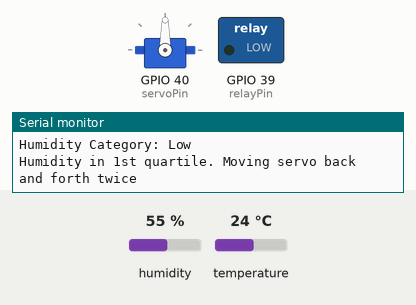
This sketch was run on a simulated ESP32. Parts: servo, switched loads named in the sketch (green lamp = pin HIGH), the last lines printed to the serial monitor. The test bench sets the inputs (shaded band); at power-on: humidity 55 %, temperature 24 °C. WiFi joins after 1.5 s; servers stay silent unless stated; no MQTT or app messages arrive unless stated.

Above: at 2.7 s.
2.8 s: humidity set to 88 %
At 11.1 s:
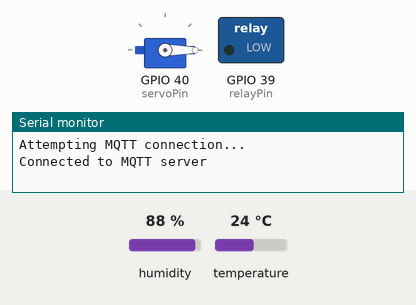
16.8 s: temperature set to 28 °C
27.4 s: humidity set to 22 %
At 39.6 s:
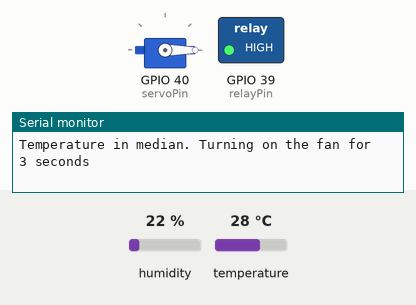
Timing chart, 0 to 42.7 s (numbered marks = the images above; inputs shaded):
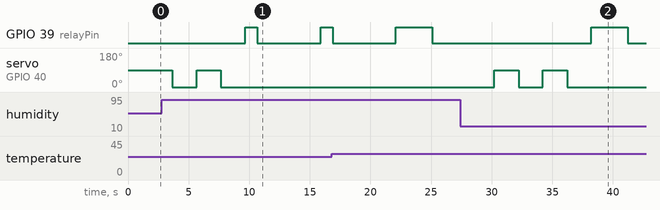

Measured:
- after the input at 2.8 s, servo on GPIO 40 (servoPin): goes on until 7.7 s, then stays 0°
- after the input at 27.4 s, servo on GPIO 40 (servoPin): alternates 90° for 2.0 s and 0° for 2.0 s, 4 changes in all, then stays 0°, starting after 2.8 s

The sketch:

Assg2.ino
```cpp
/*
ESP32 publish telemetry data to Google Cloud (DHT11 sensor)
*/
#include <WiFi.h>
#include <PubSubClient.h>
#include <ESP32Servo.h>
#include "DHT.h"

const char *WIFI_SSID = "wifi"; //your WiFi SSID
const char *WIFI_PASSWORD = "password"; // your password
const char *MQTT_SERVER = "34.42.110.62"; // your VM instance public IP address
const int MQTT_PORT = 1883;
const char *MQTT_TOPIC = "iot"; // MQTT topic

int servoPin = 40;
int relayPin = 39;
int dhtPin = A4;
Servo myServo;
DHT dht(dhtPin, DHT11);

// Define quartile and median thresholds for temperature and humidity
float tempQuartile1 = 26.44;
float tempMedian = 28.83;
float tempQuartile3 = 31.17;
float humQuartile1 = 63;
float humMedian = 77.9;
float humQuartile3 = 89.5;

WiFiClient espClient;
PubSubClient client(espClient);
void setup_wifi()
{
  delay(10);
  Serial.println("Connecting to WiFi...");
  WiFi.begin(WIFI_SSID, WIFI_PASSWORD);
  while (WiFi.status() != WL_CONNECTED)
  {
    delay(500);
    Serial.print(".");
  }
  Serial.println("WiFi connected");
  Serial.println("IP address: ");
  Serial.println(WiFi.localIP());
}
void setup()
{
  Serial.begin(115200);
  dht.begin();
  setup_wifi();
  myServo.setPeriodHertz(50);
  myServo.attach(servoPin, 500, 2500);
  pinMode(relayPin, OUTPUT);
  Serial.begin(9600);
  client.setServer(MQTT_SERVER, MQTT_PORT);
}
void reconnect()
{
 while (!client.connected())
 {
  Serial.println("Attempting MQTT connection...");
  if (client.connect("ESP32Client"))
  {
  Serial.println("Connected to MQTT server");
  }
  else
  {
  Serial.print("Failed, rc=");
  Serial.print(client.state());
  Serial.println(" Retrying in 5 seconds...");
  delay(5000);
  }
 }
}

// Euclidean distance function
float calculateDistance(float value, float threshold) {
  return abs(value - threshold);
}

// Nearest neighbor algorithm using Euclidean distance
String getTemperatureCategory(float temperature) {
  float distLow = calculateDistance(temperature, tempQuartile1);
  float distMedian = calculateDistance(temperature, tempMedian);
  float distHigh = calculateDistance(temperature, tempQuartile3);

  if (distLow <= distMedian && distLow <= distHigh)
    return "Low";
  else if (distMedian <= distLow && distMedian <= distHigh)
    return "Median";
  else
    return "High";
}

String getHumidityCategory(float humidity) {
  float distLow = calculateDistance(humidity, humQuartile1);
  float distMedian = calculateDistance(humidity, humMedian);
  float distHigh = calculateDistance(humidity, humQuartile3);

  if (distLow <= distMedian && distLow <= distHigh)
    return "Low";
  else if (distMedian <= distLow && distMedian <= distHigh)
    return "Median";
  else
    return "High";
}

void loop()
{

  Serial.println("Reading temperature and humidity from DHT11");
  float temperature = dht.readTemperature();
  float humidity = dht.readHumidity();
  int pump;
  float spin_duration;

  Serial.print("Temperature: ");
  Serial.print(temperature);
  Serial.println(" °C");

  Serial.print("Humidity: ");
  Serial.print(humidity);
  Serial.println(" %");

  // Determine temperature and humidity categories using nearest neighbor algorithm
  String tempCategory = getTemperatureCategory(temperature);
  String humCategory = getHumidityCategory(humidity);

  Serial.println("Temperature Category: " + tempCategory);
  Serial.println("Humidity Category: " + humCategory);

  // Humidity Control
  if (humCategory == "Low") {
    Serial.println("Humidity in 1st quartile. Moving servo back and forth twice");
    myServo.write(90);
    delay(2000);  // wait for 2 seconds
    myServo.write(0);
    delay(2000);  // wait for 2 seconds
    myServo.write(90);
    delay(2000);  // wait for 2 seconds
    myServo.write(0);
    delay(2000);  // wait for 2 seconds
    pump=2;
  } else if (humCategory == "Median"){
    Serial.println("Humidity in 1st quartile. Moving servo back and forth once");
    myServo.write(90);
    delay(2000);  // wait for 2 seconds
    myServo.write(0);
    delay(2000);  // wait for 2 seconds
    pump=1;
  } else if (humCategory == "High") {
    Serial.println("Humidity in 3rd quartile. No action taken.");
    pump = 0;
  } else {
    Serial.println("Humidity above 3rd quartile. No action taken.");
    pump = 0;
  }

  // Temperature Control
  if (tempCategory == "Low") {
    Serial.println("Temperature in 1st quartile. Turning on the fan for 1 second");
    digitalWrite(relayPin, HIGH);
    delay(1000);  // wait for 1 second
    digitalWrite(relayPin, LOW);
    spin_duration = 1.0;
  } else if (tempCategory == "Median") {
    Serial.println("Temperature in median. Turning on the fan for 3 seconds");
    digitalWrite(relayPin, HIGH);
    delay(3000);  // wait for 3 seconds
    digitalWrite(relayPin, LOW);
    spin_duration = 3.0;
  } else if (tempCategory == "High") {
    Serial.println("Temperature in 3rd quartile. Turning on the fan for 6 seconds");
    digitalWrite(relayPin, HIGH);
    delay(6000);  // wait for 6 seconds
    digitalWrite(relayPin, LOW);
    spin_duration = 6.0;
  } else {
    Serial.println("Temperature above 3rd quartile. Turning on the fan for 6 seconds");
    digitalWrite(relayPin, HIGH);
    delay(6000);  // wait for 6 seconds
    digitalWrite(relayPin, LOW);
    spin_duration = 6.0;
  }


 if (!client.connected())
  {
  reconnect();
  }
  client.loop();
  delay(5000); // adjust the delay according to your requirements
  char payload[50];
  sprintf(payload, "%.2f|%.2f|%d|%.2f", temperature, humidity, pump, spin_duration);
  client.publish(MQTT_TOPIC, payload);
}
```
